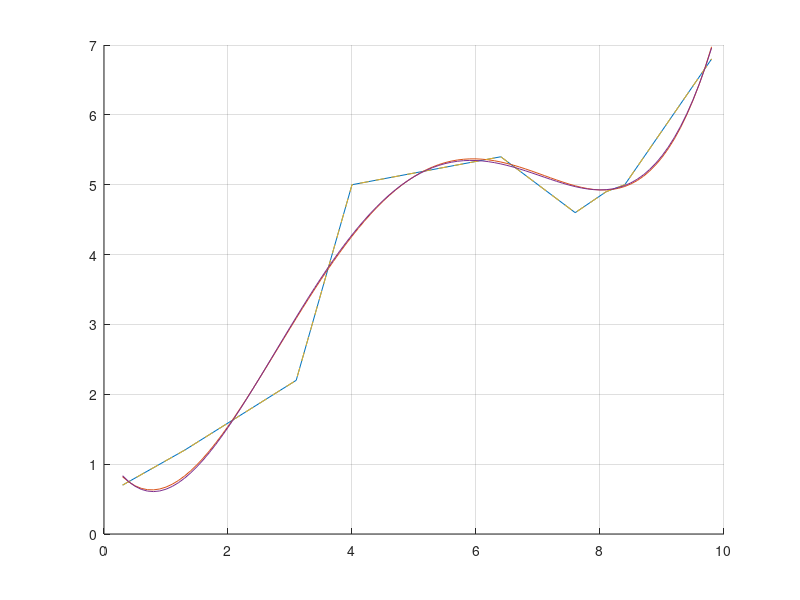

Source code (MATLAB):
clc
clear all
close all

x = [0.3 1.3 3.1 4 6.4 7.6 8.1 8.4 9.1 9.8];
y = [0.7 1.2 2.2 5 5.4 4.6 4.9 5 5.9 6.8];
p = polyfit(x,y,5);
q = polyfit(x,y,4);

xp = 0.3:0.1:9.8;
yp = polyval(p,xp);
yp_ = polyval(q,xp);

figure(1)
hold on
plot(x,y,'-',xp,yp);
plot(x,y,'--',xp,yp_);
grid on
hold off